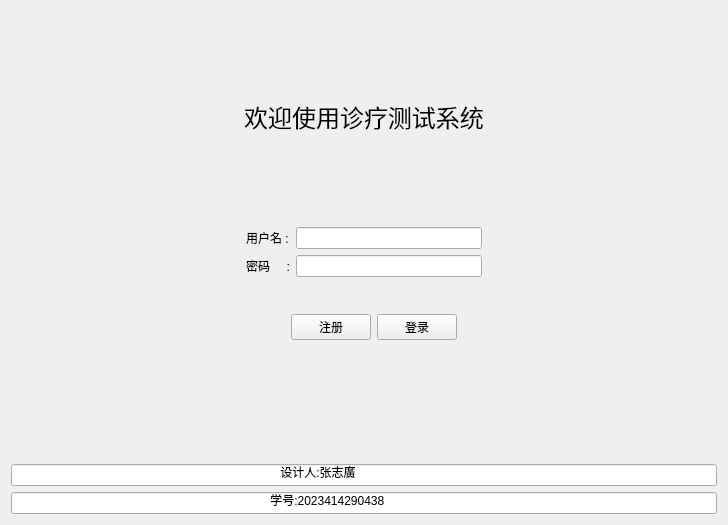
<?xml version="1.0" encoding="UTF-8"?>
<ui version="4.0">
 <class>LoginView</class>
 <widget class="QWidget" name="LoginView">
  <property name="geometry">
   <rect>
    <x>0</x>
    <y>0</y>
    <width>728</width>
    <height>525</height>
   </rect>
  </property>
  <property name="windowTitle">
   <string>登录</string>
  </property>
  <layout class="QVBoxLayout" name="verticalLayout">
   <item>
    <spacer name="verticalSpacer">
     <property name="orientation">
      <enum>Qt::Vertical</enum>
     </property>
     <property name="sizeHint" stdset="0">
      <size>
       <width>20</width>
       <height>25</height>
      </size>
     </property>
    </spacer>
   </item>
   <item>
    <widget class="QLabel" name="label_3">
     <property name="font">
      <font>
       <pointsize>18</pointsize>
      </font>
     </property>
     <property name="text">
      <string>欢迎使用诊疗测试系统</string>
     </property>
     <property name="alignment">
      <set>Qt::AlignCenter</set>
     </property>
    </widget>
   </item>
   <item>
    <spacer name="verticalSpacer_3">
     <property name="orientation">
      <enum>Qt::Vertical</enum>
     </property>
     <property name="sizeHint" stdset="0">
      <size>
       <width>20</width>
       <height>15</height>
      </size>
     </property>
    </spacer>
   </item>
   <item>
    <layout class="QHBoxLayout" name="horizontalLayout_2">
     <item>
      <spacer name="horizontalSpacer">
       <property name="orientation">
        <enum>Qt::Horizontal</enum>
       </property>
       <property name="sizeHint" stdset="0">
        <size>
         <width>40</width>
         <height>20</height>
        </size>
       </property>
      </spacer>
     </item>
     <item>
      <layout class="QFormLayout" name="formLayout">
       <item row="0" column="0">
        <widget class="QLabel" name="label">
         <property name="text">
          <string>用户名 :</string>
         </property>
        </widget>
       </item>
       <item row="0" column="1">
        <widget class="QLineEdit" name="InputUserName"/>
       </item>
       <item row="1" column="0">
        <widget class="QLabel" name="label_2">
         <property name="text">
          <string>密码     :</string>
         </property>
        </widget>
       </item>
       <item row="1" column="1">
        <widget class="QLineEdit" name="InputUserPassword">
         <property name="echoMode">
          <enum>QLineEdit::Password</enum>
         </property>
        </widget>
       </item>
      </layout>
     </item>
     <item>
      <spacer name="horizontalSpacer_2">
       <property name="orientation">
        <enum>Qt::Horizontal</enum>
       </property>
       <property name="sizeHint" stdset="0">
        <size>
         <width>40</width>
         <height>20</height>
        </size>
       </property>
      </spacer>
     </item>
    </layout>
   </item>
   <item>
    <layout class="QHBoxLayout" name="horizontalLayout_3">
     <item>
      <spacer name="verticalSpacer_2">
       <property name="orientation">
        <enum>Qt::Vertical</enum>
       </property>
       <property name="sizeHint" stdset="0">
        <size>
         <width>20</width>
         <height>35</height>
        </size>
       </property>
      </spacer>
     </item>
     <item>
      <spacer name="horizontalSpacer_3">
       <property name="orientation">
        <enum>Qt::Horizontal</enum>
       </property>
       <property name="sizeHint" stdset="0">
        <size>
         <width>40</width>
         <height>20</height>
        </size>
       </property>
      </spacer>
     </item>
     <item>
      <layout class="QHBoxLayout" name="horizontalLayout">
       <item>
        <widget class="QPushButton" name="btSignUp">
         <property name="text">
          <string>注册</string>
         </property>
        </widget>
       </item>
       <item>
        <widget class="QPushButton" name="btSignIn">
         <property name="text">
          <string>登录</string>
         </property>
        </widget>
       </item>
      </layout>
     </item>
     <item>
      <spacer name="horizontalSpacer_4">
       <property name="orientation">
        <enum>Qt::Horizontal</enum>
       </property>
       <property name="sizeHint" stdset="0">
        <size>
         <width>40</width>
         <height>20</height>
        </size>
       </property>
      </spacer>
     </item>
    </layout>
   </item>
   <item>
    <spacer name="verticalSpacer_4">
     <property name="orientation">
      <enum>Qt::Vertical</enum>
     </property>
     <property name="sizeHint" stdset="0">
      <size>
       <width>20</width>
       <height>25</height>
      </size>
     </property>
    </spacer>
   </item>
   <item>
    <widget class="QLineEdit" name="lineEdit_2">
     <property name="text">
      <string>                                                                                设计人:张志廣 </string>
     </property>
    </widget>
   </item>
   <item>
    <widget class="QLineEdit" name="lineEdit">
     <property name="text">
      <string>                                                                             学号:2023414290438</string>
     </property>
    </widget>
   </item>
  </layout>
 </widget>
 <resources/>
 <connections/>
</ui>
